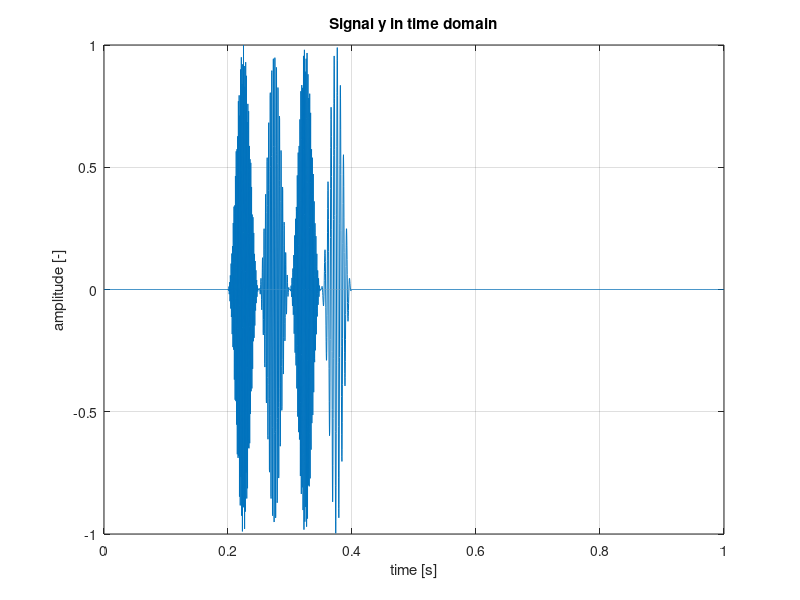

Recreate this plot in MATLAB. (Note: this script raises an error after producing the figure.)
%% Designing IIR and FIR filters

fs = 4000;       % samping frequency
tmax = 1-1/fs;   % time duration [s]
t = 0:1/fs:tmax; % time vector [s]

s = length(t);
f = linspace(0,fs-fs/s,s); % frequency vector

% central frequency of sine waves
w = [200,400,700,850];
% Hanning window with 200 samples
mask = hann(200);
% time delay of the signals
inds = [1400,1000,1200,800];

% memory allocation for signal y
y = zeros(length(t),1);

% buliding signal - sine waves addition
for i = 1:length(w)
    m = zeros(s,1);
    m(inds(i):inds(i)+length(mask)-1) = mask;
    y_temp = sin(2*pi*t*w(i)).*m.';
    y = y+y_temp.';
end

figure()
plot(t,y);
title('Signal y in time domain');
xlabel('time [s]');
ylabel('amplitude [-]');
grid on;

save_fig2png(gcf,[16 9], 'lab_2_task_2_fig_1');
% plotFFT(y,fs);

%% Task 2.1

load Hd1.mat % Loading prepared FIR filter
y1 = filter(Hd1.Numerator,1,y);

% The filtered signal is shifted by the length of the numerator of filter,
% so we need to account for that:
t1 = t-(length(Hd1.Numerator)/fs)/2;

figure()
plot(t,y);
title('Signal after filtering out the high frequency component');
xlabel('time [s]');
ylabel('amplitude [-]');
grid on;
hold on;

plot(t1,y1,'-.');
xlim([0,1]);
legend('original signal', 'signal after FIR filtration');
hold off;

save_fig2png(gcf,[16 9], 'lab_2_task_2_fig_2');

%% Task 2.2

load Hd2.mat % Loading prepared IIR filter
% Extract numerator and denominator coefficients
[Num, Den] = sos2tf(Hd2.sosMatrix, Hd2.ScaleValues);

% Apply zero-phase filtration using the extracted coefficients
y2 = filtfilt(Num, Den, y);

figure()
plot(t,y);
title('Signal after filtering out the high frequency component');
xlabel('time [s]');
ylabel('amplitude [-]');
grid on;
hold on;

plot(t,y2,'-.');
plot(t1,y1,'-.');
xlim([0,1]);
legend('original signal', 'signal after IIR filtration', ...
    'signal after FIR filtration');
hold off;

save_fig2png(gcf,[16 9], 'lab_2_task_2_fig_3');
